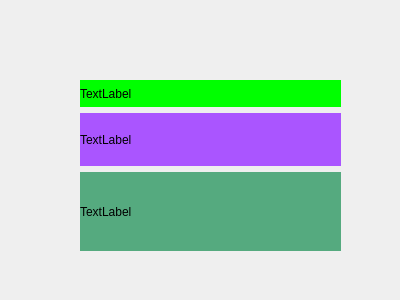
<?xml version="1.0" encoding="UTF-8"?>
<ui version="4.0">
 <class>Form</class>
 <widget class="QWidget" name="Form">
  <property name="geometry">
   <rect>
    <x>0</x>
    <y>0</y>
    <width>400</width>
    <height>300</height>
   </rect>
  </property>
  <property name="windowTitle">
   <string>Form</string>
  </property>
  <widget class="QWidget" name="">
   <property name="geometry">
    <rect>
     <x>80</x>
     <y>80</y>
     <width>261</width>
     <height>171</height>
    </rect>
   </property>
   <layout class="QVBoxLayout" name="verticalLayout" stretch="1,2,3">
    <item>
     <widget class="QLabel" name="label">
      <property name="styleSheet">
       <string notr="true">background-color: rgb(0, 255, 0);</string>
      </property>
      <property name="text">
       <string>TextLabel</string>
      </property>
     </widget>
    </item>
    <item>
     <widget class="QLabel" name="label_2">
      <property name="styleSheet">
       <string notr="true">background-color: rgb(170, 85, 255);</string>
      </property>
      <property name="text">
       <string>TextLabel</string>
      </property>
     </widget>
    </item>
    <item>
     <widget class="QLabel" name="label_3">
      <property name="styleSheet">
       <string notr="true">background-color: rgb(85, 170, 127);</string>
      </property>
      <property name="text">
       <string>TextLabel</string>
      </property>
     </widget>
    </item>
   </layout>
  </widget>
 </widget>
 <resources/>
 <connections/>
</ui>
